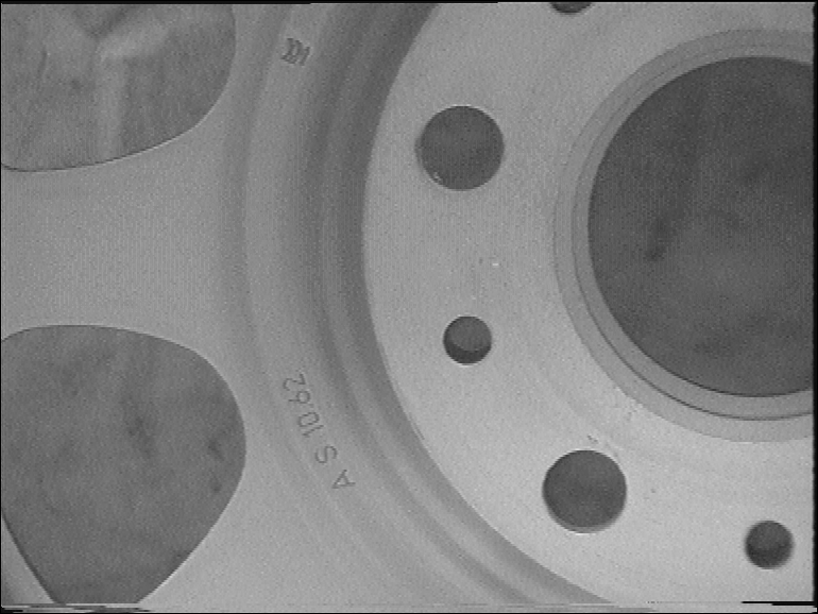
//> input picture count3/2182.png, 818 x 614 px
$ ./count3 2182.png   (built with g++ and OpenCV 4)
//> lines starting //> are read from the running program, lines starting //| are printed output that depends on the picture; after the words box and inside, x2 and y2 are one past the last pixel; in counts of white or black regions, pixels touching at a corner belong together
// 完整圆孔检测
#include <opencv2/opencv.hpp>
#include <algorithm>
#include <iostream>
#include <string>
#include <vector>

int main(int argc, char* argv[])
{
    std::string imagePath = R"(D:\HDU\Machine_Vision\count3\2182.png)";
    std::string outputDir;
    bool checkOnly = false;
    for (int i = 1; i < argc; ++i) {
        const std::string arg = argv[i];
        if (arg == "--check") checkOnly = true;
        else if (arg == "--output" && i + 1 < argc) outputDir = argv[++i];
        else if (arg == "--output" || arg.compare(0, 2, "--") == 0) {
            std::cerr << "Usage: count3.exe [image_path] [--check] [--output existing_directory]\n";
            return 1;
        }
        else imagePath = arg;
    }

    cv::Mat original = cv::imread(imagePath, cv::IMREAD_COLOR);
//> original is the input picture: 614 rows x 818 cols, CV_8UC3; min 0, max 234, mean 128.9
    if (original.empty()) {
        std::cerr << "Cannot read image: " << imagePath << std::endl;
        return 1;
    }

    // 1. 灰度化：只使用亮度信息。
    cv::Mat gray;
    cv::cvtColor(original, gray, cv::COLOR_BGR2GRAY);

    // 2. 高斯滤波：减弱背景纹理和细小噪声。
    cv::Mat filtered;
    cv::GaussianBlur(gray, filtered, cv::Size(5, 5), 0);

    // 3. 圆孔比工件表面暗，采用大津法反向二值化，圆孔为白色前景。
    cv::Mat binary;
    const double thresholdValue = cv::threshold(filtered, binary, 0, 255,
        cv::THRESH_BINARY_INV | cv::THRESH_OTSU);
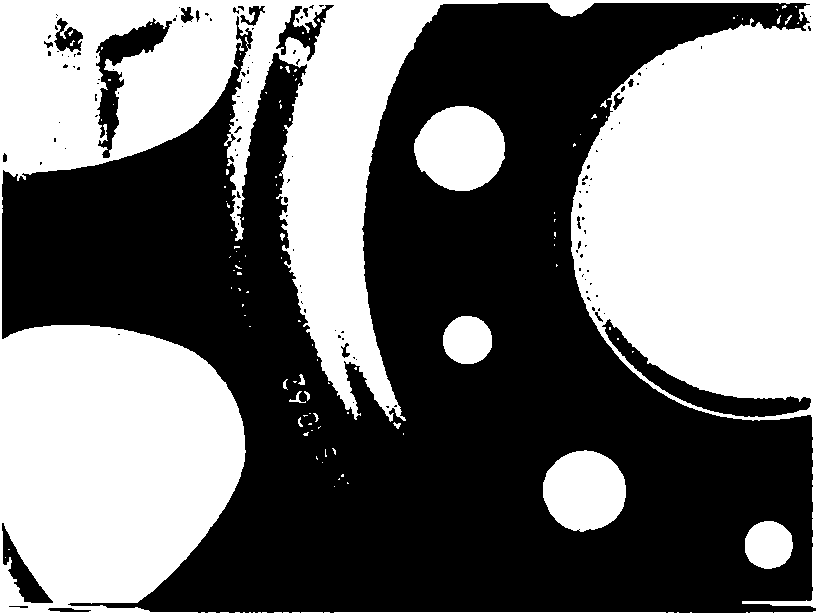
//> binary: 614 rows x 818 cols, CV_8UC1; 45% white; 108 white regions (91 under 20 px), largest, box (x1, y1, x2, y2) and area: (0, 0, 818, 614) 210300, (414, 106, 505, 191) 5955, (543, 450, 626, 532) 5276
//> thresholdValue = 126

    // 4. 小核闭运算连接细小断口，再开运算清理孤立噪点。
    //    核过大会把相邻圆孔连起来，或破坏细线，因此这里只用 3x3。
    const cv::Mat kernel = cv::getStructuringElement(cv::MORPH_ELLIPSE, cv::Size(3, 3));
    cv::Mat morphology;
    cv::morphologyEx(binary, morphology, cv::MORPH_CLOSE, kernel);
//> morphology: 614 rows x 818 cols, CV_8UC1; 45.2% white; 95 white regions (80 under 20 px), largest, box (x1, y1, x2, y2) and area: (0, 0, 818, 614) 211218, (414, 106, 505, 191) 5955, (543, 450, 626, 532) 5277
    cv::morphologyEx(morphology, morphology, cv::MORPH_OPEN, kernel);
//> morphology: 614 rows x 818 cols, CV_8UC1; 45% white; 51 white regions (34 under 20 px), largest, box (x1, y1, x2, y2) and area: (0, 0, 818, 614) 209844, (414, 106, 505, 191) 5954, (543, 450, 626, 532) 5277

    // 5. 8 邻域连通域标记。标签 0 是背景，不能计入圆孔数量。
    //    面积是白色像素数；圆孔内部的黑色空洞不作为目标计数。
    cv::Mat labels, stats, centroids;
    const int labelCount = cv::connectedComponentsWithStats(
        morphology, labels, stats, centroids, 8, CV_32S);
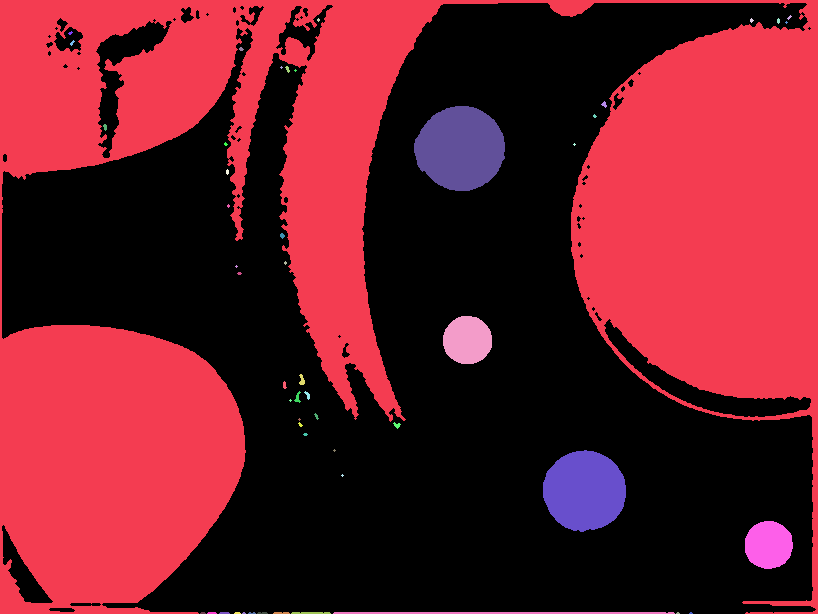
//> labels: 614 rows x 818 cols, CV_32SC1; 52 distinct labels, from 0 to 51; one colour per label, 0 black
//> stats = 52 rows, first 6: [2, 3, 814, 611, 276098], [0, 0, 818, 614, 209844], [787, 15, 5, 5, 11], [317, 18, 3, 4, 8], [750, 18, 4, 5, 12], [777, 18, 3, 6, 14]; centroids = 52 pairs, first value 70 to 789, second value 17 to 612.7; labelCount = 52

    // 触边过滤去掉边缘伪影，小面积过滤去掉噪点。
    // 注意：本例假设圆孔完整位于画面内部，触边的圆孔也会被过滤。
    const int minArea = std::max(100, static_cast<int>(original.total() * 0.0005));
//> minArea = 251
    // 只接受完整的近圆形区域；不使用固定坐标，也不把数量固定为 4。
    const double minCircularity = 0.80;
    const double minFillRatio = 0.65;
    std::vector<double> circularities(labelCount, 0.0);
    std::vector<cv::Point2f> circleCenters(labelCount);
    std::vector<float> circleRadii(labelCount, 0.0f);
    std::vector<int> validLabels;
    int borderCount = 0, noiseCount = 0, shapeCount = 0;
    for (int label = 1; label < labelCount; ++label) {
        const int x = stats.at<int>(label, cv::CC_STAT_LEFT);
        const int y = stats.at<int>(label, cv::CC_STAT_TOP);
        const int w = stats.at<int>(label, cv::CC_STAT_WIDTH);
        const int h = stats.at<int>(label, cv::CC_STAT_HEIGHT);
        const int area = stats.at<int>(label, cv::CC_STAT_AREA);
        if (x == 0 || y == 0 || x + w == original.cols || y + h == original.rows) {
            ++borderCount;
            continue;
        }
        if (area < minArea) {
            ++noiseCount;
            continue;
        }
        // 先取该连通域的外轮廓，再计算圆度 4*pi*面积/周长^2。
        // 理想圆为 1；结合宽高比、填充率，排除文字、划痕与不规则暗区。
        const cv::Mat mask = (labels == label);
        std::vector<std::vector<cv::Point>> contours;
        cv::findContours(mask, contours, cv::RETR_EXTERNAL, cv::CHAIN_APPROX_SIMPLE);
        if (contours.empty()) continue;
        const auto contour = std::max_element(contours.begin(), contours.end(),
            [](const std::vector<cv::Point>& a, const std::vector<cv::Point>& b) {
                return cv::contourArea(a) < cv::contourArea(b);
            });
        const double perimeter = cv::arcLength(*contour, true);
        const double circularity = perimeter > 0 ?
            4.0 * CV_PI * cv::contourArea(*contour) / (perimeter * perimeter) : 0;
        const double aspectRatio = static_cast<double>(w) / h;
        const double fillRatio = static_cast<double>(area) / (static_cast<double>(w) * h);
        if (circularity < minCircularity || aspectRatio < 0.80 || aspectRatio > 1.25 ||
            fillRatio < minFillRatio) {
            ++shapeCount;
            continue;
        }
        circularities[label] = circularity;
        cv::minEnclosingCircle(*contour, circleCenters[label], circleRadii[label]);
        validLabels.push_back(label);
    }
//> this loop made 51 passes
//> (x, y, w, h, area, perimeter, circularity, aspectRatio) on passes 14, 25, 37, 39: (414, 106, 91, 85, 5954, 289.9, 0.872, 1.07), (443, 316, 49, 48, 1882, 158.4, 0.908, 1.02), (543, 450, 83, 82, 5277, 272, 0.876, 1.01), (745, 521, 48, 48, 1833, 157.5, 0.893, 1)
//> (x, y, w, h, area) on passes 1, 13, 16, 21, 26, 27: (0, 0, 818, 614, 209844), (601, 101, 6, 7, 22), (103, 124, 4, 7, 20), (280, 233, 5, 6, 20), (299, 374, 6, 11, 43), (283, 381, 4, 8, 22)
//> after the loop, borderCount = 13; noiseCount = 34; shapeCount = 0
    // 按外接框顶部从上到下编号，同高度时从左到右，方便逐一核对。
    std::sort(validLabels.begin(), validLabels.end(), [&](int a, int b) {
        const int ya = stats.at<int>(a, cv::CC_STAT_TOP);
        const int yb = stats.at<int>(b, cv::CC_STAT_TOP);
        return ya != yb ? ya < yb : stats.at<int>(a, cv::CC_STAT_LEFT) < stats.at<int>(b, cv::CC_STAT_LEFT);
    });

    cv::Mat colored = cv::Mat::zeros(original.size(), CV_8UC3);
    cv::Mat acceptedMask = cv::Mat::zeros(original.size(), CV_8UC1);
    cv::Mat result = original.clone();
    cv::RNG rng(2181);
    int number = 0;
    for (int label : validLabels) {
        ++number;
        const cv::Scalar color(rng.uniform(70, 256), rng.uniform(70, 256), rng.uniform(70, 256));
        const cv::Mat mask = (labels == label);
        colored.setTo(color, mask);
        acceptedMask.setTo(255, mask);
        const cv::Rect box(stats.at<int>(label, cv::CC_STAT_LEFT),
            stats.at<int>(label, cv::CC_STAT_TOP), stats.at<int>(label, cv::CC_STAT_WIDTH),
            stats.at<int>(label, cv::CC_STAT_HEIGHT));
        // 绿色圆和红色中心十字标记检测到的完整圆孔。
        const cv::Point center(cvRound(circleCenters[label].x), cvRound(circleCenters[label].y));
        cv::circle(result, center, cvRound(circleRadii[label]), cv::Scalar(0, 220, 0), 2, cv::LINE_AA);
        cv::drawMarker(result, center, cv::Scalar(0, 0, 255), cv::MARKER_CROSS, 12, 1, cv::LINE_AA);
        const cv::Point textPoint(box.x, std::max(24, box.y - 5));
        cv::putText(result, std::to_string(number), textPoint,
            cv::FONT_HERSHEY_SIMPLEX, 0.75, cv::Scalar(0, 0, 255), 2, cv::LINE_AA);
        std::cout << "Hole " << number << ": area=" << stats.at<int>(label, cv::CC_STAT_AREA)
                  << ", circularity=" << circularities[label]
                  << ", center=" << circleCenters[label] << ", radius=" << circleRadii[label]
                  << ", box=" << box << '\n';
    }
//> this loop made 4 passes
//> (box, center, textPoint) on passes 1 to 4: (Rect(414, 106, 91, 85), Point(459, 149), Point(414, 101)), (Rect(443, 316, 49, 48), Point(467, 340), Point(443, 311)), (Rect(543, 450, 83, 82), Point(584, 491), Point(543, 445)), (Rect(745, 521, 48, 48), Point(768, 545), Point(745, 516))
//| Hole 1: area=5954, circularity=0.87169, center=[459.25, 149], radius=45.6462, box=[91 x 85 from (414, 106)]
//| Hole 2: area=1882, circularity=0.908396, center=[467.172, 340.043], radius=24.8226, box=[49 x 48 from (443, 316)]
//| Hole 3: area=5277, circularity=0.876478, center=[584, 490.667], radius=41.9061, box=[83 x 82 from (543, 450)]
//| Hole 4: area=1833, circularity=0.893165, center=[768.467, 544.924], radius=24.622, box=[48 x 48 from (745, 521)]
//> pass 1, `cv::drawMarker(result, center, cv::Scalar(0, 0, 255), cv::MARKER_CROSS..`:
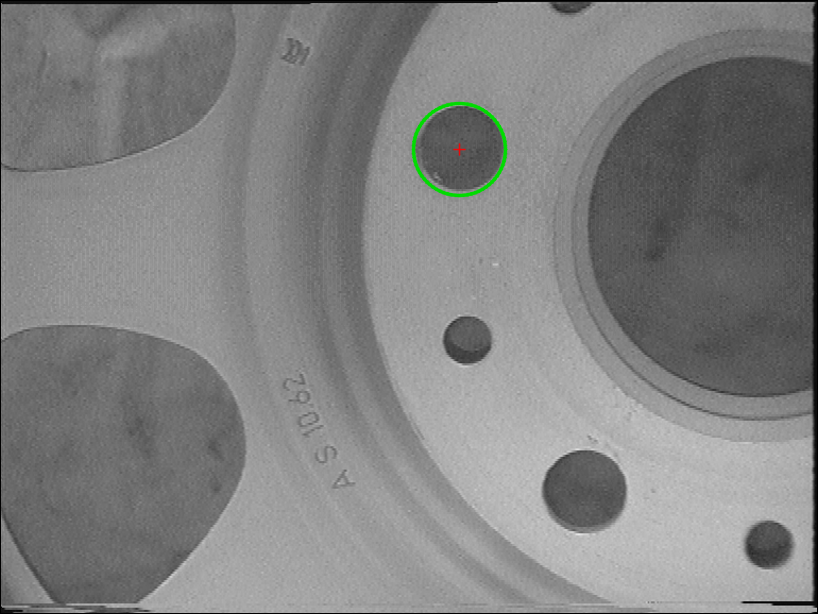
//> result: 614 rows x 818 cols, CV_8UC3; 0.3% of pixels changed, all inside (x1, y1, x2, y2) = (411, 101, 508, 198)
//> pass 2, `const cv::Mat mask = (labels == label);`:
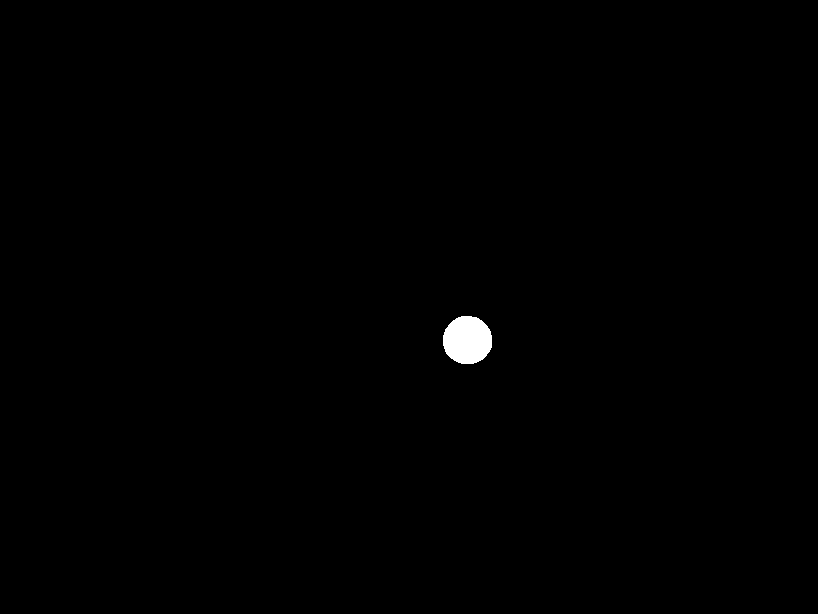
//> mask: 614 rows x 818 cols, CV_8UC1; 0.37% white; 1 white region, box (x1, y1, x2, y2) and area: (443, 316, 492, 364) 1882
//> after the loop: acceptedMask: 614 rows x 818 cols, CV_8UC1; 3% white; 4 white regions, box (x1, y1, x2, y2) and area: (414, 106, 505, 191) 5954, (543, 450, 626, 532) 5277, (443, 316, 492, 364) 1882, (745, 521, 793, 569) 1833
//> after the loop:
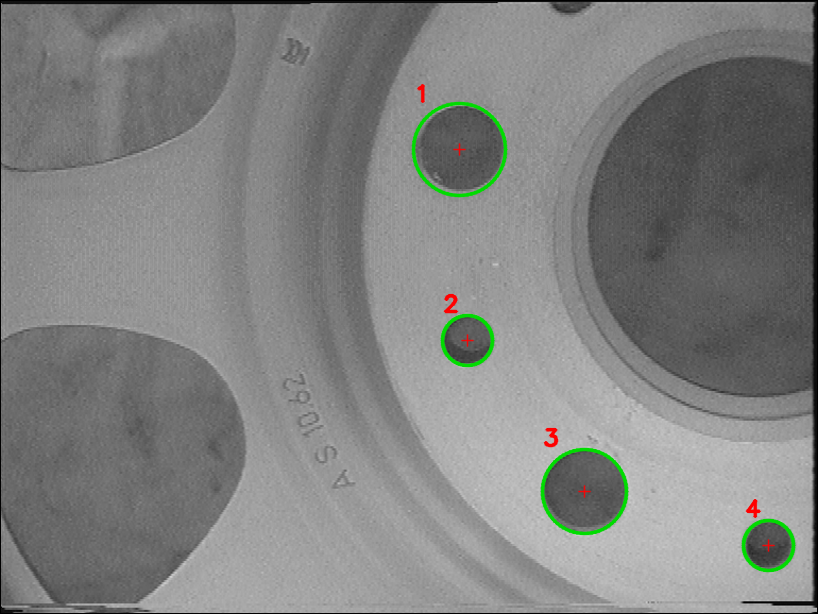
//> result: 614 rows x 818 cols, CV_8UC3; mean B, G, R 127.8, 129.2, 128.2
//> after the loop, number = 4
    cv::putText(result, "Complete holes: " + std::to_string(number), cv::Point(20, 32),
        cv::FONT_HERSHEY_SIMPLEX, 0.9, cv::Scalar(0, 0, 255), 2, cv::LINE_AA);
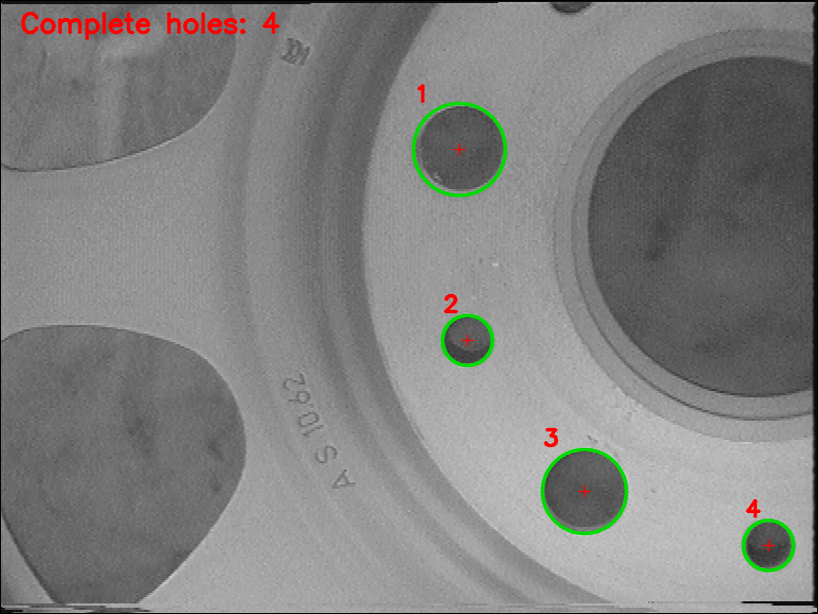
//> result: 614 rows x 818 cols, CV_8UC3; 0.6% of pixels changed, all inside (x1, y1, x2, y2) = (20, 11, 281, 41)
    std::cout << "Otsu threshold: " << thresholdValue
              << "\nThreshold polarity: inverted (dark holes)"
              << "\nMinimum area: " << minArea
              << "\nForeground components: " << labelCount - 1
              << "\nRemoved border components: " << borderCount
              << "\nRemoved small components: " << noiseCount
              << "\nRemoved non-circular components: " << shapeCount
              << "\nComplete hole count: " << number << std::endl;
//| Otsu threshold: 126
//| Threshold polarity: inverted (dark holes)
//| Minimum area: 251
//| Foreground components: 51
//| Removed border components: 13
//| Removed small components: 34
//| Removed non-circular components: 0
//| Complete hole count: 4

    // 六格流程图，便于同时观察每一步结果。
    const std::vector<cv::Mat> stages = {gray, filtered, binary, morphology, colored, result};
    const std::vector<std::string> titles = {"1 Gray", "2 Gaussian 5x5", "3 Otsu inverted",
        "4 Close + Open 3x3", "5 Accepted circular holes", "6 Count = " + std::to_string(number)};
//> titles = 6 items
    const int tileWidth = 400;
    const int imageHeight = cvRound(original.rows * (static_cast<double>(tileWidth) / original.cols));
//> imageHeight = 300
    const int tileHeight = imageHeight + 32;
//> tileHeight = 332
    cv::Mat overview(tileHeight * 2, tileWidth * 3, CV_8UC3, cv::Scalar(35, 35, 35));
    for (int i = 0; i < 6; ++i) {
        cv::Mat display;
        if (stages[i].channels() == 1) cv::cvtColor(stages[i], display, cv::COLOR_GRAY2BGR);
        else display = stages[i];
        cv::Mat resized;
        cv::resize(display, resized, cv::Size(tileWidth, imageHeight), 0, 0, cv::INTER_AREA);
        const int x = (i % 3) * tileWidth, y = (i / 3) * tileHeight;
        resized.copyTo(overview(cv::Rect(x, y + 32, tileWidth, imageHeight)));
        cv::putText(overview, titles[i], cv::Point(x + 8, y + 23),
            cv::FONT_HERSHEY_SIMPLEX, 0.6, cv::Scalar(255, 255, 255), 1, cv::LINE_AA);
    }
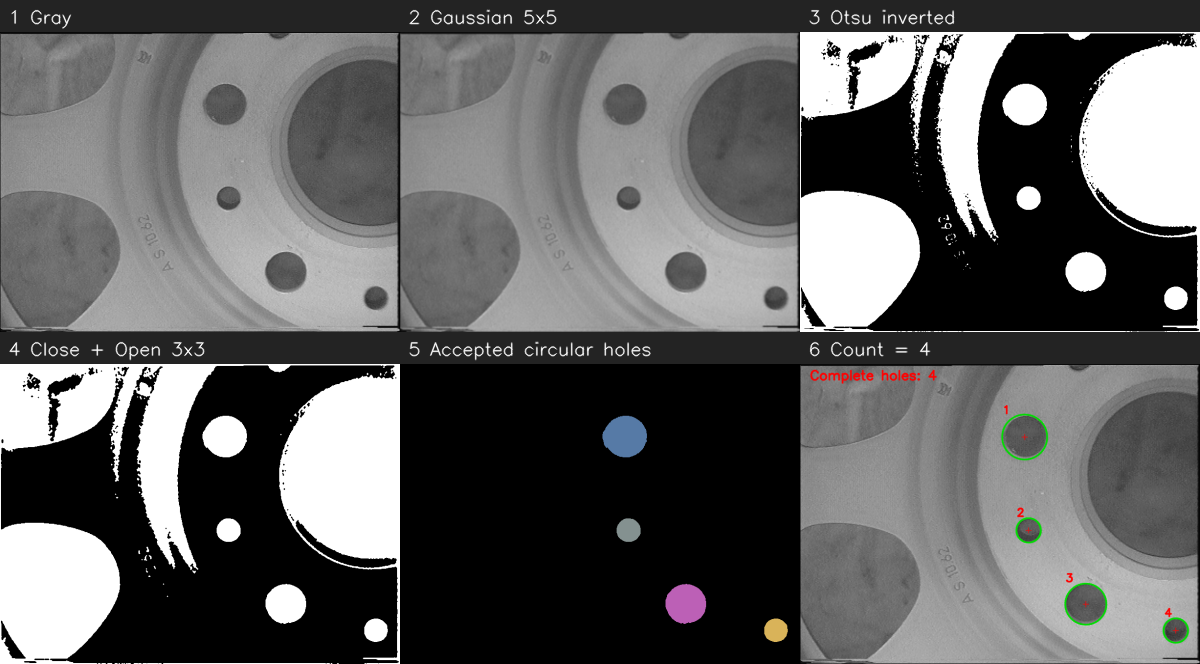
//> overview: 664 rows x 1200 cols, CV_8UC3; mean B, G, R 97.4, 97.4, 97.5

    // 可选输出目录必须已存在；平时 F5 不会写入任何图片文件。
    if (!outputDir.empty()) {
        const std::vector<std::string> names = {"01_gray.png", "02_filtered.png", "03_binary.png",
            "04_morphology.png", "05_labels.png", "06_result.png"};
        try {
            for (int i = 0; i < 6; ++i) {
                if (!cv::imwrite(outputDir + "/" + names[i], stages[i])) return 1;
            }
            if (!cv::imwrite(outputDir + "/07_accepted_mask.png", acceptedMask) ||
                !cv::imwrite(outputDir + "/08_pipeline.png", overview)) return 1;
        }
        catch (const cv::Exception& e) {
            std::cerr << "Cannot save results: " << e.what() << std::endl;
            return 1;
        }
    }
    if (checkOnly) return 0;

    // 显示前按统一比例缩小，宽和高必须乘同一个系数，避免图像被挤扁。
    // AUTOSIZE 让窗口跟随预览图尺寸，不再把图像硬塞进任意比例的窗口。
    const auto makePreview = [](const cv::Mat& image, int maxWidth, int maxHeight) {
        const double scale = std::min(1.0, std::min(
            static_cast<double>(maxWidth) / image.cols,
            static_cast<double>(maxHeight) / image.rows));
        cv::Mat preview;
        cv::resize(image, preview, cv::Size(cvRound(image.cols * scale),
            cvRound(image.rows * scale)), 0, 0, cv::INTER_AREA);
        return preview;
    };
    const cv::Mat pipelinePreview = makePreview(overview, 900, 640);
    const cv::Mat resultPreview = makePreview(result, 640, 640);
    cv::namedWindow("count3 - Complete holes - pipeline", cv::WINDOW_AUTOSIZE);
    cv::imshow("count3 - Complete holes - pipeline", pipelinePreview);
    cv::moveWindow("count3 - Complete holes - pipeline", 20, 20);
    cv::namedWindow("count3 - Complete holes - result", cv::WINDOW_AUTOSIZE);
    cv::imshow("count3 - Complete holes - result", resultPreview);
    cv::moveWindow("count3 - Complete holes - result", 450, 60);
    cv::waitKey(0);  // 点击图片窗口后，按任意键退出。
    cv::destroyAllWindows();
    return 0;
}
